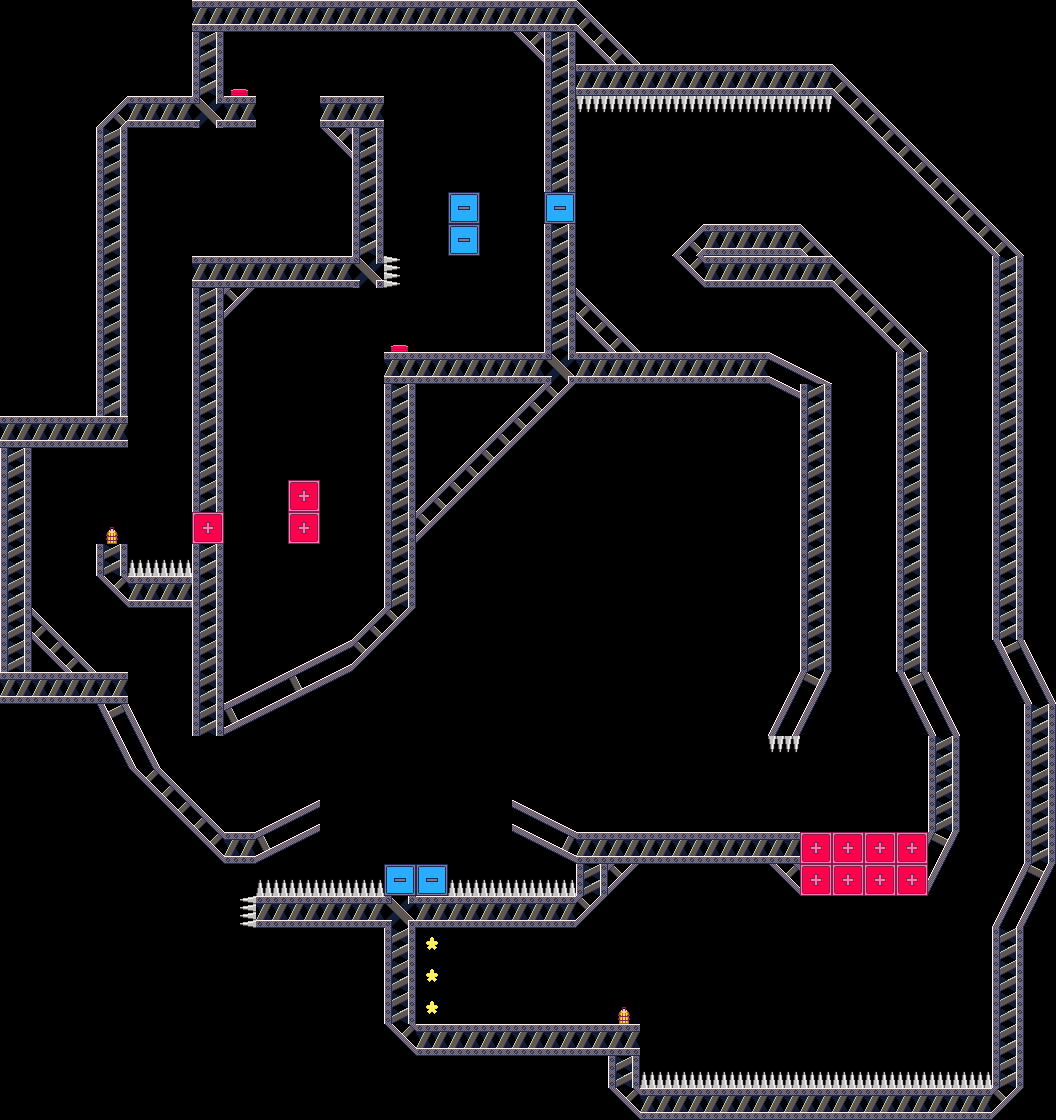

Rendered tile map (Tiled .tmx) drawn with the repository's tilesets; below, a short description and the full map source, tile grids included:
An orthogonal 33x35 tile map with 32x32 px tiles, 1 tile layer (tiles) and 1 object (spawn).

<map version="1.10" tiledversion="1.11.2" orientation="orthogonal" renderorder="right-down" width="33" height="35" tilewidth="32" tileheight="32" infinite="0" nextlayerid="3" nextobjectid="2">
 <editorsettings>
  <export target="../../../assets/levels/027.json" format="json" />
 </editorsettings>
 <tileset firstgid="1" source="../Metal.tsx" />
 <layer id="1" name="tiles" width="33" height="35">
  <data encoding="csv">
0,0,0,0,13,13,26,26,26,26,26,26,26,26,26,26,26,26,16,0,0,0,0,0,0,0,0,0,0,0,0,0,0,
0,0,0,0,13,0,33,0,0,0,0,13,13,13,13,0,21,33,21,16,0,0,0,0,0,0,0,0,0,0,0,0,0,
0,0,0,0,13,0,33,36,0,0,0,0,0,0,0,0,0,33,26,26,26,26,26,26,26,26,16,0,0,0,0,0,0,
0,0,0,15,26,26,37,26,13,13,26,26,13,13,13,0,0,33,32,32,32,32,32,32,32,32,21,16,0,0,0,0,0,
0,0,0,33,0,0,0,0,0,0,21,33,0,0,13,0,0,33,0,0,0,0,0,13,13,13,13,21,16,0,0,0,0,
0,0,0,33,13,0,0,13,13,13,13,33,13,13,13,0,0,33,0,0,0,0,0,0,0,0,0,0,21,16,0,0,0,
0,0,0,33,13,0,0,0,0,0,0,33,13,13,31,13,0,31,0,0,0,0,0,0,0,0,0,0,0,21,16,0,0,
0,0,0,33,13,0,0,0,0,0,0,33,13,13,31,13,13,33,13,0,0,15,26,26,26,16,0,0,0,0,21,16,0,
0,0,0,33,13,0,26,26,26,26,26,37,27,13,13,13,13,33,0,0,0,21,26,26,26,26,16,0,0,0,0,33,0,
0,0,0,33,13,0,33,22,0,0,0,0,0,0,0,13,13,33,16,0,0,0,0,0,0,0,21,16,0,0,0,33,0,
0,0,0,33,13,0,33,0,0,0,0,0,36,0,0,0,0,33,21,16,0,0,0,0,0,0,0,21,16,0,0,33,0,
0,0,13,33,13,0,33,0,0,0,0,0,26,26,26,26,26,37,26,26,26,26,26,26,3,4,0,0,33,0,0,33,0,
13,13,13,33,0,0,33,0,0,0,0,0,33,13,0,0,15,22,0,0,0,0,0,0,7,33,0,0,33,13,13,33,0,
26,26,26,26,0,0,33,0,0,0,0,0,33,13,13,15,22,13,13,13,13,0,0,0,0,33,0,0,33,13,13,33,0,
33,0,0,0,0,0,33,0,0,0,0,0,33,13,15,22,0,13,0,0,0,0,0,0,0,33,0,0,33,13,13,33,0,
33,0,0,0,0,0,33,0,0,19,0,0,33,15,22,13,0,13,0,0,0,0,0,0,0,33,0,0,33,13,0,33,0,
33,13,13,28,0,0,19,0,0,19,0,0,33,22,0,13,0,13,0,0,0,0,0,0,0,33,0,0,33,13,0,33,0,
33,0,13,33,20,20,33,0,0,0,0,0,33,13,0,13,0,0,0,0,0,0,0,0,0,33,0,0,33,13,0,33,0,
33,0,13,21,26,26,33,0,0,0,0,0,33,13,13,13,0,0,0,0,0,0,0,0,0,33,0,0,33,13,0,33,0,
33,16,13,0,0,0,33,0,0,0,0,15,22,13,13,13,0,0,0,0,0,0,0,0,0,33,0,0,33,13,0,33,0,
33,21,16,0,0,0,33,0,0,1,2,22,0,0,0,0,0,0,0,0,0,0,0,0,0,33,0,0,33,13,0,17,6,
26,26,26,26,0,0,33,1,2,9,10,0,0,0,0,0,0,0,0,0,0,0,0,0,5,18,0,0,17,6,0,23,12,
0,0,0,17,6,0,33,9,10,0,0,0,0,0,0,0,0,0,0,0,0,0,0,0,11,24,0,0,23,12,0,0,33,
0,0,0,23,12,0,0,0,0,0,0,0,0,0,13,0,0,0,0,0,0,0,0,0,32,0,0,0,0,33,13,0,33,
0,0,0,0,21,16,0,0,0,0,0,0,0,0,0,0,0,0,0,0,0,0,0,0,0,0,0,0,0,33,0,0,33,
0,0,0,0,13,21,16,0,1,2,0,0,0,0,0,0,3,4,0,0,0,0,0,0,0,0,0,0,0,33,0,0,33,
0,0,0,0,0,13,21,26,9,10,13,0,0,0,0,0,7,8,26,26,26,26,26,26,26,19,19,19,19,18,0,0,33,
0,0,0,0,0,0,0,0,20,20,20,20,31,31,20,20,20,20,33,22,0,0,0,0,21,19,19,19,19,24,0,5,18,
0,0,0,0,0,0,0,25,26,26,26,26,37,26,26,26,26,26,22,0,0,0,0,0,0,0,0,0,0,0,0,11,24,
0,0,0,0,0,0,0,0,0,0,0,0,33,14,0,0,0,0,0,0,0,0,0,0,0,0,0,0,0,0,0,33,0,
0,0,0,0,0,0,0,0,0,0,0,0,33,14,0,0,0,0,0,0,0,0,0,0,0,0,0,0,0,0,0,33,0,
0,0,0,0,0,0,0,0,0,0,0,0,33,14,0,0,0,0,0,28,0,0,0,0,0,0,0,0,0,0,0,33,0,
0,0,0,0,0,0,0,0,0,0,0,0,21,26,26,26,26,26,26,26,0,0,0,0,0,0,0,0,0,0,0,33,0,
0,0,0,0,0,0,0,0,0,0,0,0,0,0,0,0,0,0,0,33,20,20,20,20,20,20,20,20,20,20,20,33,0,
0,0,0,0,0,0,0,0,0,0,0,0,0,0,0,0,0,0,0,21,26,26,26,26,26,26,26,26,26,26,26,22,0
</data>
 </layer>
 <objectgroup id="2" name="spawns">
  <object id="1" name="spawn" x="277" y="630">
   <point />
  </object>
 </objectgroup>
</map>
